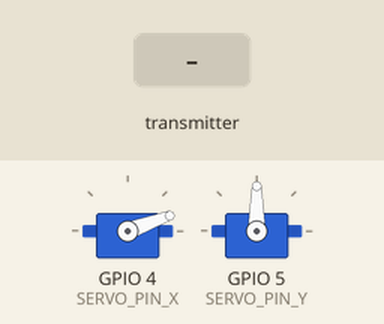
Recording of a sketch running on a simulated ESP8266 (Wemos D1 mini). Parts: 2 × servo. The test bench sets the inputs (shaded band). What the sketch prints to the serial monitor is not drawn.

Above: at 4.2 s.
4.3 s: the transmitter starts sending pitch = 25
At 4.6 s:
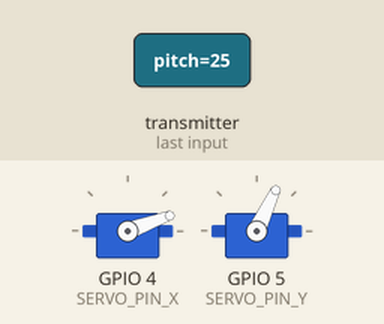
5.8 s: the transmitter starts sending yaw = 25
At 7.0 s:
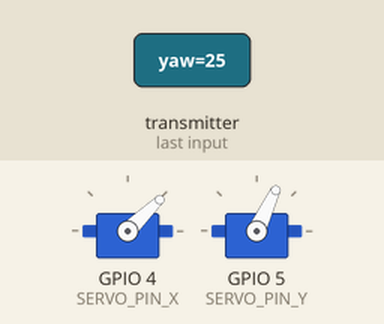
7.3 s: the transmitter starts sending pitch = 0
At 8.1 s:
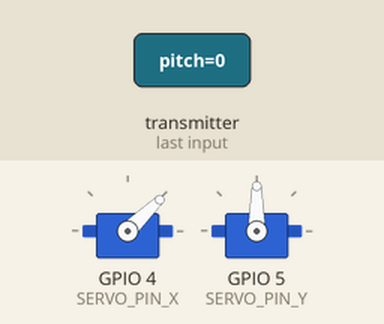
8.8 s: the transmitter starts sending yaw = 50
At 9.3 s:
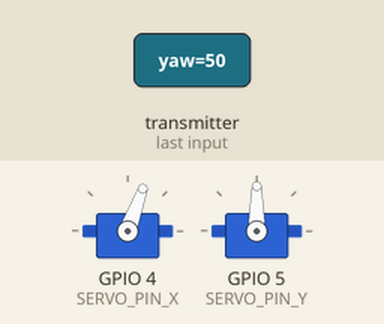
10.3 s: the transmitter starts sending pitch = 50
At 11.5 s:
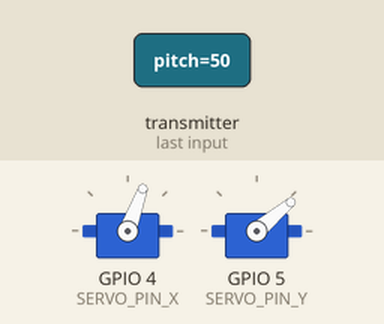
11.8 s: the transmitter starts sending yaw = 0
At 12.7 s:
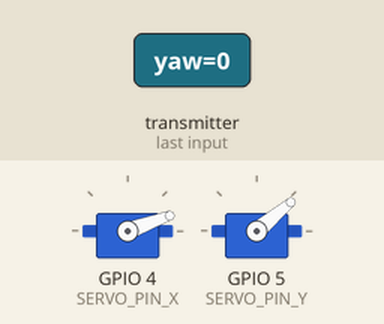
Timing chart, 0 to 14.3 s (numbered marks = the images above; inputs shaded):
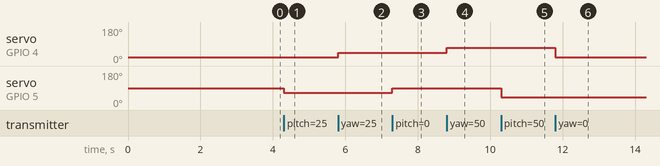

Measured:
- after the input at 4.3 s, servo on GPIO 5 (SERVO_PIN_Y): 90° → 65° at once
- after the input at 5.8 s, servo on GPIO 4 (SERVO_PIN_X): 20° → 44° at once
- after the input at 7.3 s, servo on GPIO 5 (SERVO_PIN_Y): 65° → 90° at once
- after the input at 8.8 s, servo on GPIO 4 (SERVO_PIN_X): 44° → 70° at once
- after the input at 10.3 s, servo on GPIO 5 (SERVO_PIN_Y): 90° → 40° at once
- after the input at 11.8 s, servo on GPIO 4 (SERVO_PIN_X): 70° → 20° at once

The sketch:

ESP8266_Receive_code.ino
```cpp
/*
  ==============================================================================
   Project       : ESP8266 Head Tracking with MPU6050 + Pan-Tilt Servos
   Version       : 1.0
   Board         : ESP8266 (NodeMCU / Wemos D1 Mini)
   File          : ESP8266_Receive_code.ino
   Author        : [bikemuenchen] (https://github.com/bikemuenchen)
   Created On    : [02-09-2025]
   Description   : Receives Yaw & Pitch data via ESP-NOW from sender ESP8266
                   and maps it to two servo motors for pan/tilt movement.
   Comment       : - Pan servo attached on GPIO4 (D2)
                   - Tilt servo attached on GPIO5 (D1)
                   - Debugging available with DEBUG flag

   Status        : Working (tested with ESP8266 + SG90/MG90S servos)

   Purpose       :
     This firmware receives head tracking data from the sender module and drives
     two servos in a pan/tilt arrangement to replicate the MPU6050 orientation.

   Features:
     - ESP-NOW data reception
     - Mapping of yaw/pitch values to servo angles
     - Servo reset to neutral position at startup
     - Debugging support over Serial Monitor (baud: 115200)

   Supported Boards:
     - ESP8266 NodeMCU v1.0
     - Wemos D1 Mini

   Pin Usage (Receiver):
     - Pan Servo -> GPIO4 (D2)
     - Tilt Servo -> GPIO5 (D1)
     - External 5V power supply for servos required (shared GND)

   Dependencies:
     - ESP8266WiFi
     - espnow
     - Servo

  ------------------------------------------------------------------------------
  ==============================================================================
*/


#include <ESP8266WiFi.h>
#include <espnow.h>
#include <Servo.h>

Servo panServo, tiltServo;
#define SERVO_PIN_X 4  // panServo
#define SERVO_PIN_Y 5  // tiltServo
#define DEBUG 0 // Debugging flag 1= ON, 0 = OFF

volatile bool newDataAvailable = false;
// Structure to receive servo angles
struct Data_Packet {
  float pitch;
  float yaw;
};

Data_Packet myData;

void servoReset()
{
  panServo.write(20); // Initial position for panServo
  tiltServo.write(90); // Initial position for tiltServo
}

// Callback function for received data
void OnDataRecv(uint8_t * mac, uint8_t *incomingData, uint8_t len) {
  memcpy(&myData, incomingData, sizeof(myData));
  //servoX.write(receivedData.angleX);
  //servoY.write(receivedData.angleY);
  newDataAvailable = true;
  if (DEBUG) {
    //Serial.print("Received X Angle: "); Serial.print(receivedData.angleX);
    //Serial.print(" | Y Angle: "); Serial.println(receivedData.angleY);
  }
}

void setup() {
  Serial.begin(115200);
  WiFi.mode(WIFI_STA);  // Ensure STA mode for ESPNOW

  if (esp_now_init() != 0) {
    Serial.println("Error initializing ESP-NOW");
    return;
  }

  Serial.println("ESP-NOW Initialized");

  // Register receive callback
  esp_now_register_recv_cb(OnDataRecv);

  // Attach servos to pins
  panServo.attach(SERVO_PIN_X, 600, 2400); //panServo
  tiltServo.attach(SERVO_PIN_Y, 600, 2400); //tiltServo
  servoReset();
  delay(3000);
}

void loop() {
  // Nothing needed in loop

  if (newDataAvailable) {
    // Process received data and move servos
    // Map and move servos based on pitch and yaw

    float angleX = constrain(myData.yaw, 1, 55);
    float angleY = constrain(myData.pitch, -90, 90);

    int panAngle = map(angleX, 1, 55, 20, 75);   // Adjust range as needed
    int tiltAngle = map(angleY, -90, 90, 180, 0); // Adjust range as needed

    panServo.write(panAngle);
    tiltServo.write(tiltAngle);

    newDataAvailable = false;
    if (DEBUG) {
      Serial.print("raw_X: ");
      Serial.print(myData.yaw);
      Serial.print(" | angle_X: ");
      Serial.print(angleX);
      Serial.print(" | Pan: ");
      Serial.print(panAngle);
      Serial.print(" | Tilt: ");
      Serial.println(tiltAngle);
    }
  }
}
```
